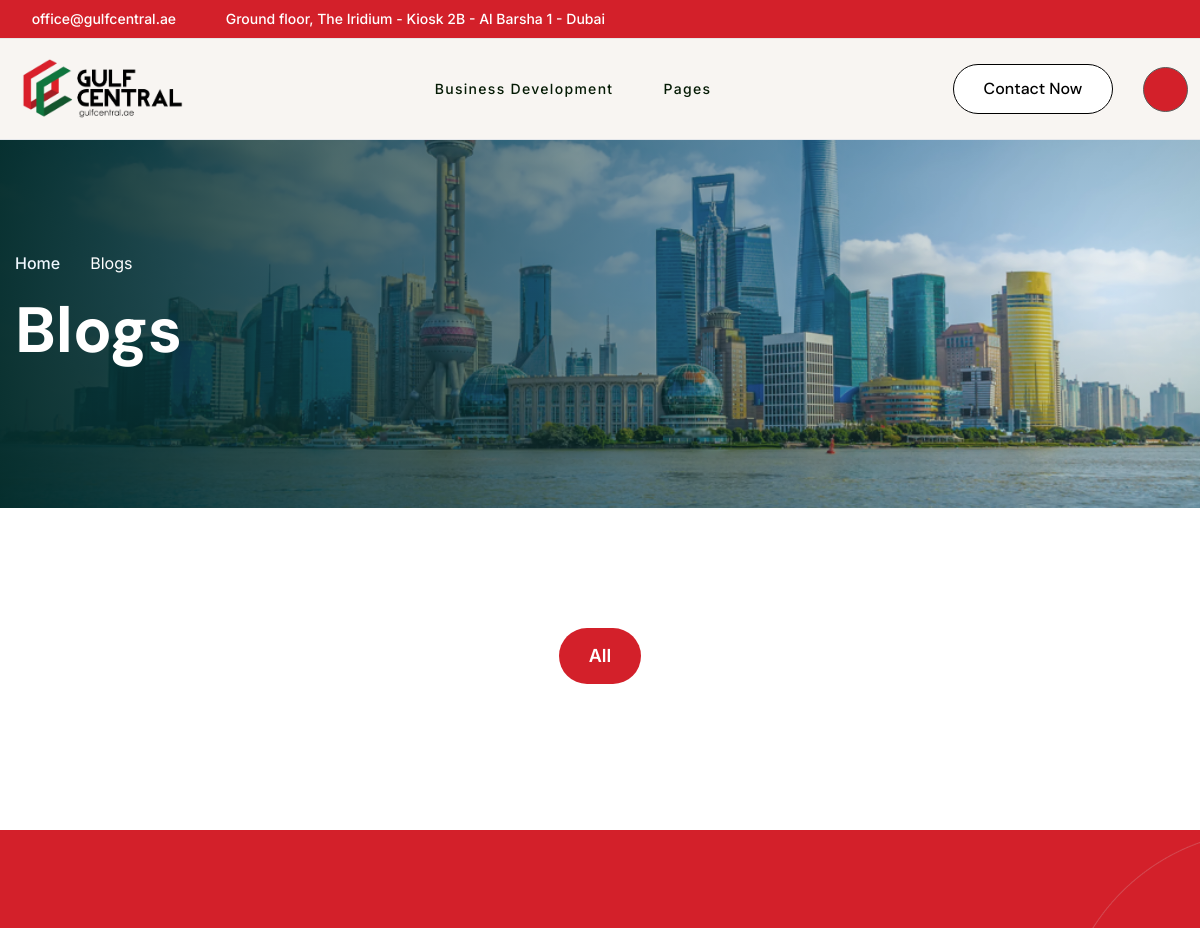
/blogs/ (upper part), run on an earlier commit of the app's database.
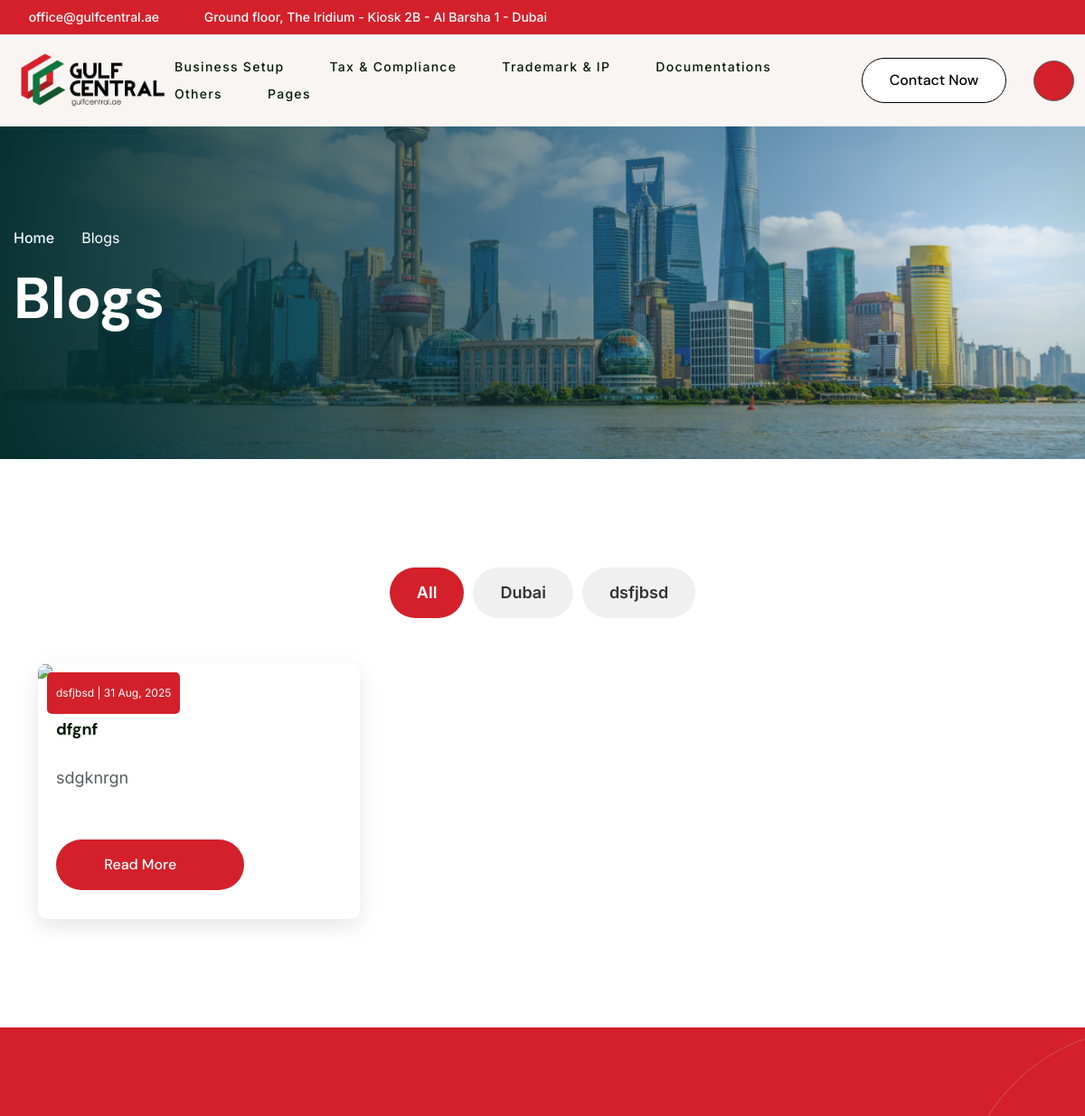
And on a later commit of the database.
### gulf_central/models.py (models this page shows, shortened)
class Menu(models.Model):
    name = models.CharField(max_length=100)
    slug = models.SlugField(unique=True)
    order = models.PositiveIntegerField(default=0)
    class Meta:
        ordering = ['order']

class BlogCategory(models.Model):
    name = models.CharField(max_length=150, unique=True)
    created_date = models.DateTimeField(default=now, blank=True, null=True)
    class Meta:
        verbose_name = "Blog Category"
        verbose_name_plural = "Blog Categories"

class Blog(models.Model):
    category = models.ForeignKey(BlogCategory, on_delete=models.CASCADE, related_name="blogs")
    title = models.CharField(max_length=200)
    description = RichTextField()  # CKEditor RichTextField
    image = models.ImageField(upload_to='blog_images/', blank=True, null=True)
    created_date = models.DateTimeField(default=now, blank=True, null=True)
    class Meta:
        ordering = ['-created_date']

### gulf_central/views.py (the view)
# urls.py: path('blogs/', views.blogs, name= 'blogs'),
def blogs(request):
    menus = Menu.objects.prefetch_related('categories__services').all()
    query = request.GET.get("q")
    category_id = request.GET.get("category")
    blogs = Blog.objects.all().order_by("-created_date")
    if query:
        blogs = blogs.filter(title__icontains=query)
    if category_id:
        blogs = blogs.filter(category_id=category_id)
    categories = BlogCategory.objects.all()
    return render(request, "blogs.html", {
        "menus": menus,
        "blogs": blogs,
        "categories": categories,
        "query": query,
    })

### templates/blogs.html (shortened to what this page needs)
{% load static %}
<!DOCTYPE html>
<html lang="en">
<head>
    <link href="{% static 'css/bootstrap.min.css' %}" rel="stylesheet">
    <link href="{% static 'css/flatpickr.min.css' %}" rel="stylesheet">
    <link href="{% static 'css/style.css' %}" rel="stylesheet">
    <link rel="stylesheet" type="text/css" href="{% static 'css/slick-theme.css' %}">
    <link rel="stylesheet" type="text/css" href="{% static 'css/slick.css' %}">
</head>
<body>
  <div class="page-wrapper">
    <header class="main-header header-style-two">
      <div class="header-top">
        <div class="auto-container">
          <div class="top-left">
            <ul class="info-list">
              <li><i class="fa-solid fa-envelope" style="color: white;"></i> <a href=""><span class="__cf_email__" data-cfemail="">office@gulfcentral.ae</span></a>
              </li>
              <li><i class="fa-solid fa-location-dot" style="color: white;"></i> Ground floor, The Iridium - Kiosk 2B - Al Barsha 1 - Dubai</li>
            </ul>
          </div>
          <div class="top-right">
            <ul class="top-social-icon">
              <li><a href="#"><i class="fa-brands fa-facebook-f"></i></a></li>
              <li><a href="#"><i class="fa-brands fa-instagram"></i></a></li>
              <li><a href="#"><i class="fa-brands fa-x-twitter"></i></a></li>
              <li><a href="#"><i class="fa-brands fa-linkedin-in"></i></a></li>
            </ul>
          </div>
        </div>
      </div>
      <div class="main-box">
        <div class="logo-box">
         <div class="logo">
          <a href="{% url 'index' %}">
              <img src="{% static 'images/logo.png' %}" alt="Consultez" title="Consultez">
          </a>
      </div>
        </div>
        <div class="nav-outer">
        <nav class="nav main-menu">
    <ul class="navigation">
        {% for menu in menus %}
        <li class="dropdown">
            <a href="#">{{ menu.name }}</a>
        </li>
        {% endfor %}
        <li class="dropdown">
           <a href="#">Pages</a>
        </li>
    </ul>
</nav>
        </div>
        <div class="outer-box">
          <div class="info-box">
            <a class="btn-one-light" style="color: black;" href="{% url 'contact' %}">Contact Now</a>
          </div>
          <div class="mobile-nav-toggler" style="background-color: #D3202A; color: #fff;" ><i class="fa-light fa-bars-staggered" ></i></div>
        </div>
      </div>
    </header>
<section class="page-title" style="background-image: url({% static 'images/bg/page-title-bg.png' %});">
  <div class="auto-container">
    <div class="title-outer">
      <ul class="page-breadcrumb">
        <li><a href="{% url 'index' %}" style="color: aliceblue;">Home</a></li>
        <li>Blogs</li>
      </ul>
      <h1 class="title">Blogs</h1>
    </div>
  </div>
</section>
<section class="blog-section pt-120 pb-120">
    <div class="container">
        <ul class="nav nav-pills justify-content-center mb-50" id="newsTabs" role="tablist">
            <li class="nav-item" role="presentation">
                <button class="nav-link active" id="all-tab" data-bs-toggle="tab" data-bs-target="#all" type="button" role="tab" aria-controls="all" aria-selected="true">
                    All
                </button>
            </li>
            {% for category in categories %}
            <li class="nav-item" role="presentation">
                <button class="nav-link" id="tab-{{ category.id }}" data-bs-toggle="tab" data-bs-target="#cat-{{ category.id }}" type="button" role="tab" aria-controls="cat-{{ category.id }}" aria-selected="false">
                    {{ category.name }}
                </button>
            </li>
            {% endfor %}
        </ul>
        <div class="tab-content" id="newsTabsContent">
            <div class="tab-pane fade show active" id="all" role="tabpanel" aria-labelledby="all-tab">
                <div class="row g-4">
                    {% for blog in blogs %}
                    <div class="col-md-6 col-xl-4">
                        <div class="blog-card">
                            <div class="image-box">
                                <span class="tag">{{ blog.category.name }} | {{ blog.created_date|date:"d M, Y" }}</span>
                            </div>
                            <div class="content-box">
                                <h5 class="title">{{ blog.title }}</h5>
                                <p>{{ blog.description|truncatechars:100|safe }}</p>
                                <a class="btn-one-rounded mt-30" style="background-color: #D3202A; color: #fff;" href="{% url 'blog_detail' blog.id %}">
                                Read More <i class="fa-solid fa-arrow-right"></i>
                            </a>
                            </div>
                        </div>
                    </div>
                    {% endfor %}
                </div>
            </div>
        </div>
    </div>
</section>
  <footer class="main-footer footer-style-three pt-100">
    <div class="sec-shape">
    </div>
  </footer>
  </div>
</body>
</html>

### templates/blogs.html (style rules this page uses)
.nav-pills .nav-link { border-radius: 50px; padding: 10px 30px; margin: 0 5px; font-weight: 600; color: #333; background-color: #f0f0f0; transition: all 0.3s ease; }
.nav-pills .nav-link.active { background-color: #D3202A; color: #fff; }
.blog-card { border-radius: 10px; overflow: hidden; box-shadow: 0 8px 25px rgba(0,0,0,0.1); transition: transform 0.3s ease; background: #fff; }
.blog-card .image-box { position: relative; }
.blog-card .image-box .tag { position: absolute; top: 10px; left: 10px; background-color: #D3202A; color: #fff; padding: 5px 10px; font-size: 12px; border-radius: 5px; }
.blog-card .content-box { padding: 20px; }
.blog-card .content-box .title { font-size: 18px; margin-bottom: 10px; }

What changed in the data, as far as the page shows it:
removed Menu: name "Business Development"
added Menu: name "Business Setup"
added Menu: name "Tax & Compliance"
added Menu: name "Trademark & IP"
added Menu: name "Documentations"
added Menu: name "Others"
added BlogCategory: name "Dubai"
added BlogCategory: name "dsfjbsd"
added Blog: category.name "dsfjbsd", created_date "31 Aug, 2025", title "dfgnf", description "sdgknrgn"
